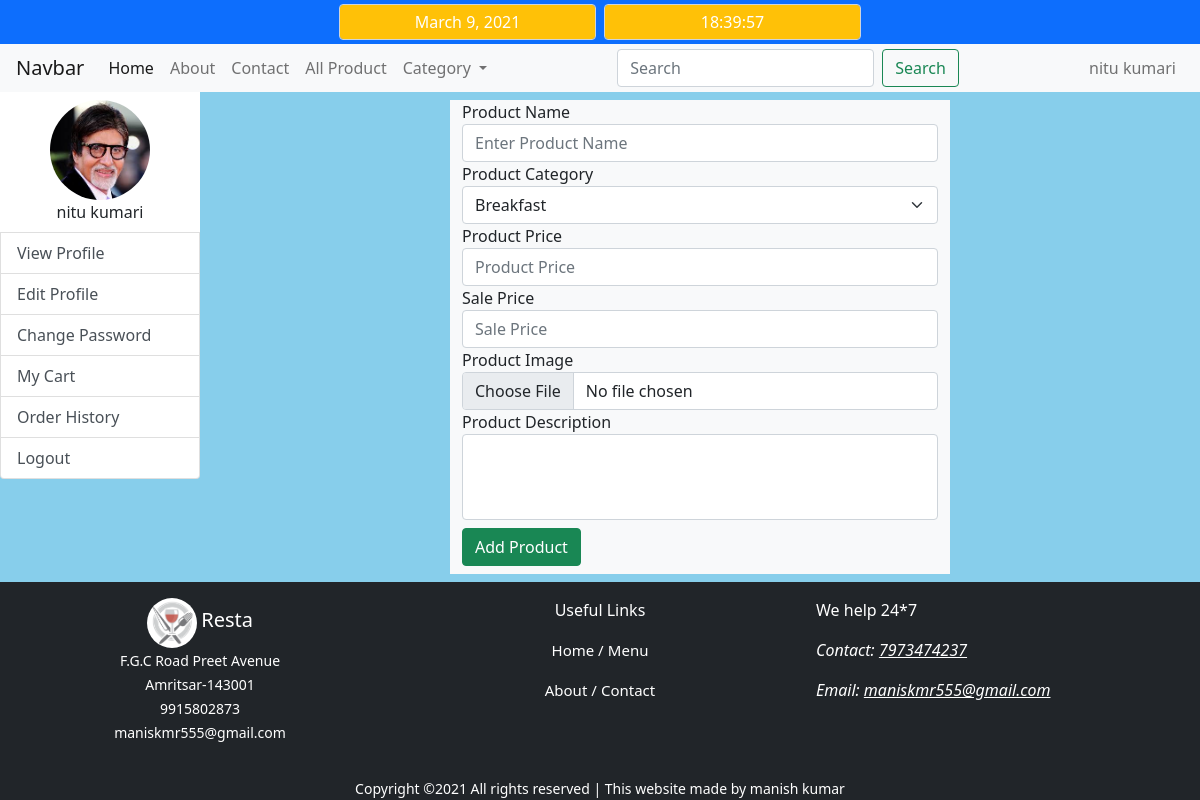
Page /add_product_view (signed in) on the committed database.
### myapp/models.py (models this page shows, shortened)
class Register(models.Model):
    user = models.OneToOneField(User,on_delete=models.CASCADE)
    profile_pic = models.ImageField(upload_to="profile_pic/%Y/%m/%d",null=True,blank=True)
    contact_number = models.IntegerField()
    gender = models.CharField(max_length=250)
    address = models.TextField()
    added_on = models.DateTimeField(auto_now_add=True)
    updated_on = models.DateTimeField(auto_now=True)

### myapp/views.py (the view, shortened to what this page needs)
# urls.py: path('add_product_view',views.add_product_view,name="add_product_view"),
@login_required
def add_product_view(request):
    context={}
    today_date = date.today()
    curr_time = time.strftime("%H:%M:%S")
    context["date"]=today_date
    context["time"]=curr_time
    datas = Category.objects.all()
    context["datas"]=datas
    data = Category.objects.all()
    context["data"]=data
    pic = Register.objects.get(user__id = request.user.id)
    context["register_data"]=pic
    return render(request,"add_product.html",context)

### myapp/models.py (called while the page is built)
    def __str__(self):
        return self.cat_name

### template/add_product.html (shortened to what this page needs)
{% extends 'cust_dashboard.html' %}
{% load static %}
{% block dashboard %}
<div class="row">
    <div class="col-md-6 mx-auto bg-light my-2">
        <form action="" method="POST" enctype="multipart/form-data">
            <div class="form-group">
                <label for="">Product Name</label>
                <input type="text" placeholder="Enter Product Name" name="pname" class="form-control">
            </div>
            <div class="form-group">
                <label for="">Product Category</label>
                <select name="pcategory" id="" class="form-select">
                    {% for i in data %}
                    <option value="{{i}}">{{i}}</option>
                    {% endfor %}
                </select>
            </div>
            <div class="form-group">
                <label for="">Product Price</label>
                <input type="tel" placeholder="Product Price" name="pprice" class="form-control">
            </div>
            <div class="form-group">
                <label for="">Sale Price</label>
                <input type="tel" placeholder="Sale Price" name="sprice" class="form-control">
            </div>
            <div class="form-group">
                <label for="">Product Image</label>
                <input type="file" name="pimage" class="form-control">
            </div>
            <div class="form-group mb-2">
                <label for="">Product Description</label>
                <textarea name="desc" id="" cols="5" rows="3" class="form-control" style="resize: none;"></textarea>
            </div>
            <input type="submit" value="Add Product" class="btn btn-success mb-2">
        </form>
    </div>
</div>
{% endblock %}

### template/cust_dashboard.html (shortened to what this page needs)
{% extends 'base.html' %}
{% load static %}
{% block myblock %}
<div class="container-fluid">
    <div class="row">
        <div class="col-md-2 p-0">
            <div class="list-group">
                <div class="text-center bg-white p-2">
                    {% if register_data.profile_pic %}
                    <img src="/media/{{register_data.profile_pic}}" alt="" height="100" style="border-radius: 50%;">
                    {% else %}
                    <img src="{% static 'Images/user.jpg' %}" alt="" height="100" style="border-radius: 50%;">
                    {% endif %}
                    <p style="margin-bottom:0px;">{{register_data.user.first_name}} {{register_data.user.last_name}}</p>
                </div>
                <a href="{% url 'cust_view' %}" class="list-group-item list-group-item-action manish">View Profile</a>
                <a href="{% url 'edit_profile' %}" class="list-group-item list-group-item-action manish">Edit Profile</a>
                <a href="{% url 'change_password' %}" class="list-group-item list-group-item-action manish">Change Password</a>
                {% if not user.is_staff %}
                <a href="{% url 'cart_view' %}" class="list-group-item list-group-item-action manish">My Cart</a>
                <a href="{% url 'order_history' %}" class="list-group-item list-group-item-action manish">Order History</a>
                {% endif %}
                <a href="{% url 'logout' %}" class="list-group-item list-group-item-action manish">Logout</a>
            </div>
        </div>
        <div class="col-md-10">
            {% block dashboard %}
            {% endblock %}
        </div>
    </div>
</div>
{% endblock %}

### template/include/navbar.html (shortened to what this page needs)
<nav class="navbar sticky-top navbar-expand-lg navbar-light bg-light p-1">
    <div class="container-fluid">
        <a class="navbar-brand" href="#">Navbar</a>
        <div class="collapse navbar-collapse" id="navbarSupportedContent">
            <ul class="navbar-nav me-auto mb-2 mb-lg-0">
                <li class="nav-item">
                    <a class="nav-link active" aria-current="page" href="{% url 'home' %}">Home</a>
                </li>
                <li class="nav-item">
                    <a class="nav-link" href="{% url 'about' %}">About</a>
                </li>
                <li class="nav-item">
                    <a class="nav-link" href="{% url 'contact' %}">Contact</a>
                </li>
                <li class="nav-item">
                    <a class="nav-link" href="{% url 'all_product' %}">All Product</a>
                </li>
                <li class="nav-item dropdown">
                    <a class="nav-link dropdown-toggle" href="#" id="navbarDropdown" role="button"
                        data-bs-toggle="dropdown" aria-expanded="false">
                        Category
                    </a>
                </li>
            </ul>
            <ul class="navbar-nav me-auto mb-2 mb-lg-0">
                <form class="d-flex" action="{% url 'all_product' %}">
                    <input class="form-control me-2" type="search" placeholder="Search" aria-label="Search" name="qry">
                    <button class="btn btn-outline-success" type="submit">Search</button>
                </form>
            </ul>
            <ul class="navbar-nav mr-auto mb-2 mb-lg-0">
                {% if user.is_authenticated %}
                <li class="nav-item">
                    <a class="nav-link" href="{% url 'cust_dashboard' %}">{{user.get_full_name}}</a>
                </li>
                {% else %}
                <li class="nav-item">
                    <a class="nav-link" href="{% url 'login' %}">Login/Register</a>
                </li>
                {% endif %}
            </ul>
        </div>
    </div>
</nav>

### template/base.html (style rules this page uses)
body { background-color: skyblue; }

### rows in the picture
Register: profile_pic (picture), user.first_name "nitu", user.last_name "kumari"

### other values in the picture
{{ user.get_full_name }} "nitu kumari"
form field pcategory "Breakfast"
